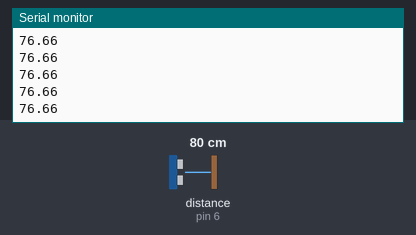
A sketch run on a simulated Arduino Uno, built with avr-gcc and run on an emulated ATmega328P. On the bench: the last lines printed to the serial monitor. Wiring (inferred from the names in the program): ultrasonic range finder: trigger pin 7; echo pin 6. The inputs (shaded band) are chosen by the test bench; at power-on: distance to the obstacle (sensor on pin 6) 80 cm. The echo pulse lasts 58.3 µs per cm.

Above: at 1.2 s.
1.3 s: distance to the obstacle (sensor on pin 6) set to 2 cm
At 1.39 s:
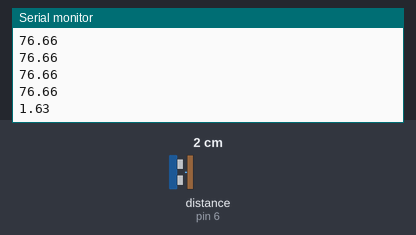
2.8 s: distance to the obstacle (sensor on pin 6) set to 4 cm
At 2.82 s:
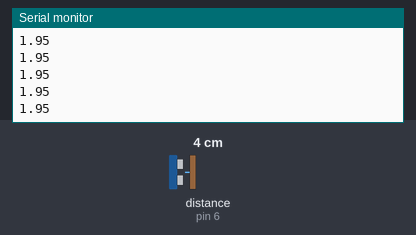
Timing chart, 0 to 5.8 s (numbered marks = the images above; inputs shaded):
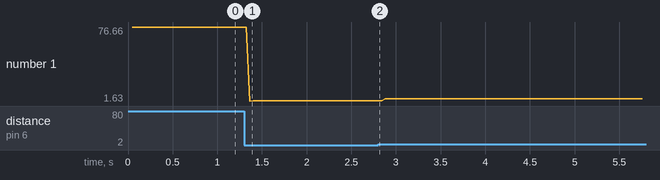

Measured:
- after the input at 1.3 s, the serial monitor: prints a new line after 0.06 s (image 1)
- plotted number 1: 76.66 → 1.95 after the input at 1.3 s, 1.95 → 3.88 after the input at 2.8 s

The sketch:

hcsr04-travel_time.ino
```cpp
int trig=7;
int echo=6;
int travelTime;
void setup() {
  // put your setup code here, to run once:
  pinMode(trig,OUTPUT);
  pinMode(echo,INPUT);
  Serial.begin(9600);
}

void loop() {
  // put your main code here, to run repeatedly:
digitalWrite(trig,LOW);
delayMicroseconds(10);
digitalWrite(trig,HIGH);
delayMicroseconds(10);
digitalWrite(trig,LOW);
travelTime=pulseIn(echo,HIGH);
delay(40);
//Serial.print("Distance of object=");
Serial.println(travelTime*330./20000.);
//Serial.println(" cm");

}
```
